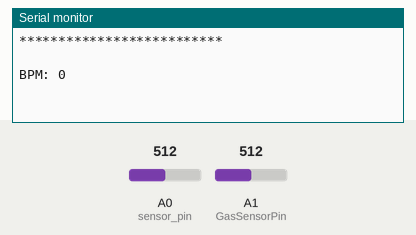
A sketch run on a simulated Arduino Uno, built with avr-gcc and run on an emulated ATmega328P. Shown: the last lines printed to the serial monitor. The inputs (shaded band) are chosen by the test bench; at power-on: A1 (GasSensorPin) = 512, A0 (sensor_pin) = 512.

Above: at 1.2 s.
1.3 s: A1 (GasSensorPin) set to 535
At 2.4 s:
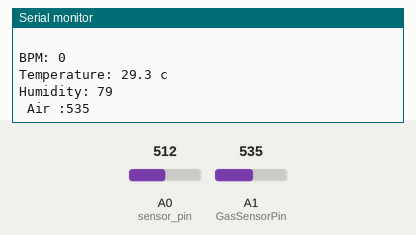
3.5 s: A1 (GasSensorPin) set to 515
At 8.6 s:
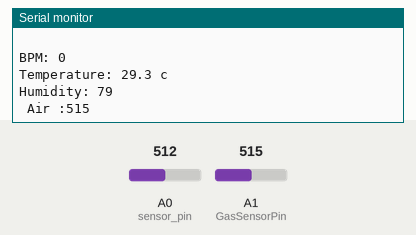

The sketch:

Incubator_using_MQ135_AND_PULSE.ino
```cpp
#include <LiquidCrystal.h>
LiquidCrystal lcd(12, 11, 5, 4, 3, 2);
int sensorValue;
int GasSensorPin = 1;   //Gas Sensor Connection
int sensor_pin = 0;
volatile int heart_rate;
volatile int analog_data;
volatile int time_between_beats = 600;
volatile boolean pulse_signal = false;
volatile int beat[10];         //heartbeat values will be sotred in this array
volatile int peak_value = 512;
volatile int trough_value = 512;
volatile int thresh = 525;
volatile int amplitude = 100;
volatile boolean first_heartpulse = true;
volatile boolean second_heartpulse = false;
volatile unsigned long samplecounter = 0;   //This counter will tell us the pulse timing
volatile unsigned long lastBeatTime = 0;
int potPin = A5;
int potValue = 0;
void setup()

{
  Serial.begin(9600);
  interruptSetup();
}
void loop()
{
  Serial.print("\n\n\n**************************\n\n ");
  Serial.print("\nBPM: ");
  Serial.print(heart_rate);
  lcd.print("BPM = ");
  lcd.print(heart_rate);
 delay(2000); //  take a break
 sensorValue = analogRead(GasSensorPin);       // read analog input pin 0
  Serial.print("\nTemperature: 29.3 c");
 Serial.print("\nHumidity: 79 ");
 Serial.print("\n Air :");
 lcd.setCursor(0, 1);

 lcd.print("Air : ");
 lcd.print(sensorValue, DEC);
 Serial.print(sensorValue, DEC);  // prints the value read
 delay(1000);
lcd.clear();
 lcd.print("Temp : 29.2 c ");
  delay(1000);
lcd.clear();
lcd.print("humidity :79  ");
  delay(1000);


 if (potValue<50)
{
  digitalWrite(7,HIGH);
delay(100);
  }
 lcd.clear();
  delay(1000);


 // wait 100ms for next reading
}
void interruptSetup()
{
  TCCR2A = 0x02;  // This will disable the PWM on pin 3 and 11
  OCR2A = 0X7C;   // This will set the top of count to 124 for the 500Hz sample rate
  TCCR2B = 0x06;  // DON'T FORCE COMPARE, 256 PRESCALER
  TIMSK2 = 0x02;  // This will enable interrupt on match between OCR2A and Timer
  sei();          // This will make sure that the global interrupts are enable
}
ISR(TIMER2_COMPA_vect)
{
  cli();
  analog_data = analogRead(sensor_pin);
  samplecounter += 2;
  int N = samplecounter - lastBeatTime;
  if (analog_data < thresh && N > (time_between_beats / 5) * 3)
  {
    if (analog_data < trough_value)
    {
     trough_value = analog_data;
    }
  }
  if (analog_data > thresh && analog_data > peak_value)
  {
   peak_value = analog_data;
  }
  if (N > 250)
  {
    if ( (analog_data > thresh) && (pulse_signal == false) && (N > (time_between_beats / 5) * 3) )
    {
      pulse_signal = true;
      time_between_beats = samplecounter - lastBeatTime;
      lastBeatTime = samplecounter;
      if (second_heartpulse)
      {
        second_heartpulse = false;
        for (int i = 0; i <= 9; i++)
        {
          beat[i] = time_between_beats; //Filling the array with the heart beat values
        }
      }
      if (first_heartpulse)
      {
        first_heartpulse = false;
        second_heartpulse = true;
        sei();
        return;
      }
      word runningTotal = 0;
      for (int i = 0; i <= 8; i++)
      {
       beat[i] = beat[i + 1];
        runningTotal += beat[i];
      }
      beat[9] = time_between_beats;
      runningTotal += beat[9];
      runningTotal /= 10;
      heart_rate = 60000 / runningTotal;
    }

  }


  if (analog_data < thresh && pulse_signal == true)

  {

    pulse_signal = false;

    amplitude = peak_value - trough_value;

    thresh = amplitude / 2 + trough_value;

    peak_value = thresh;

    trough_value = thresh;

  }


  if (N > 2500)

  {

    thresh = 512;

    peak_value = 512;

    trough_value = 512;

    lastBeatTime = samplecounter;

    first_heartpulse = true;

    second_heartpulse = false;

  }


  sei();

}
```

Measured:
- after the input at 1.3 s, the serial monitor: prints a new line after 0.74 s (image 1)
- after the input at 3.5 s, the serial monitor: prints a new line after 4.6 s (image 2)
